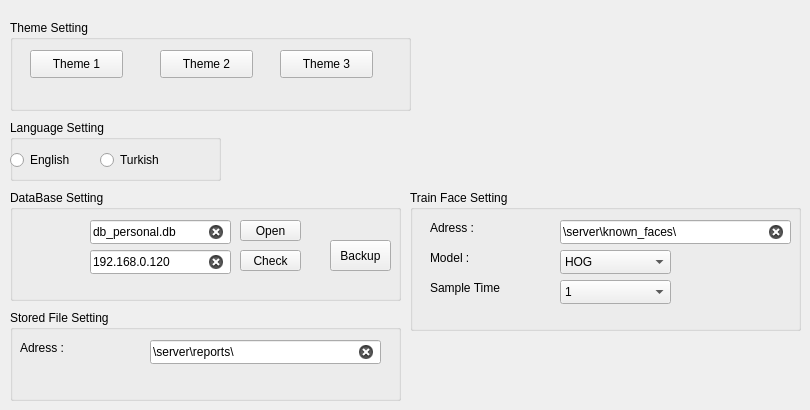
                <widget class="QWidget" name="tab_5">
                    <attribute name="title">
                        <string>Setting</string>
                    </attribute>
                    <widget class="QGroupBox" name="groupBox_2">
                        <property name="geometry">
                            <rect>
                                <x>10</x>
                                <y>20</y>
                                <width>401</width>
                                <height>91</height>
                            </rect>
                        </property>
                        <property name="title">
                            <string>Theme Setting</string>
                        </property>
                        <widget class="QPushButton" name="pushButton_3">
                            <property name="geometry">
                                <rect>
                                    <x>20</x>
                                    <y>30</y>
                                    <width>93</width>
                                    <height>28</height>
                                </rect>
                            </property>
                            <property name="text">
                                <string>Theme 1</string>
                            </property>
                        </widget>
                        <widget class="QPushButton" name="pushButton_4">
                            <property name="geometry">
                                <rect>
                                    <x>150</x>
                                    <y>30</y>
                                    <width>93</width>
                                    <height>28</height>
                                </rect>
                            </property>
                            <property name="text">
                                <string>Theme 2</string>
                            </property>
                        </widget>
                        <widget class="QPushButton" name="pushButton_5">
                            <property name="geometry">
                                <rect>
                                    <x>270</x>
                                    <y>30</y>
                                    <width>93</width>
                                    <height>28</height>
                                </rect>
                            </property>
                            <property name="text">
                                <string>Theme 3</string>
                            </property>
                        </widget>
                    </widget>
                    <widget class="QGroupBox" name="groupBox_3">
                        <property name="geometry">
                            <rect>
                                <x>10</x>
                                <y>120</y>
                                <width>211</width>
                                <height>61</height>
                            </rect>
                        </property>
                        <property name="title">
                            <string>Language Setting</string>
                        </property>
                        <widget class="QRadioButton" name="radioButton">
                            <property name="geometry">
                                <rect>
                                    <x>0</x>
                                    <y>30</y>
                                    <width>95</width>
                                    <height>20</height>
                                </rect>
                            </property>
                            <property name="text">
                                <string>English</string>
                            </property>
                        </widget>
                        <widget class="QRadioButton" name="radioButton_2">
                            <property name="geometry">
                                <rect>
                                    <x>90</x>
                                    <y>30</y>
                                    <width>95</width>
                                    <height>20</height>
                                </rect>
                            </property>
                            <property name="text">
                                <string>Turkish</string>
                            </property>
                        </widget>
                    </widget>
                    <widget class="QGroupBox" name="groupBox_4">
                        <property name="geometry">
                            <rect>
                                <x>10</x>
                                <y>190</y>
                                <width>391</width>
                                <height>111</height>
                            </rect>
                        </property>
                        <property name="title">
                            <string>DataBase Setting</string>
                        </property>
                        <widget class="QLineEdit" name="lineEdit_18">
                            <property name="geometry">
                                <rect>
                                    <x>80</x>
                                    <y>30</y>
                                    <width>141</width>
                                    <height>24</height>
                                </rect>
                            </property>
                            <property name="text">
                                <string>db_personal.db</string>
                            </property>
                            <property name="clearButtonEnabled">
                                <bool>true</bool>
                            </property>
                        </widget>
                        <widget class="QLineEdit" name="lineEdit_19">
                            <property name="geometry">
                                <rect>
                                    <x>80</x>
                                    <y>60</y>
                                    <width>141</width>
                                    <height>24</height>
                                </rect>
                            </property>
                            <property name="text">
                                <string>192.168.0.120</string>
                            </property>
                            <property name="clearButtonEnabled">
                                <bool>true</bool>
                            </property>
                        </widget>
                        <widget class="QPushButton" name="pushButton_25">
                            <property name="geometry">
                                <rect>
                                    <x>320</x>
                                    <y>50</y>
                                    <width>61</width>
                                    <height>31</height>
                                </rect>
                            </property>
                            <property name="text">
                                <string>Backup</string>
                            </property>
                        </widget>
                        <widget class="QPushButton" name="pushButton_26">
                            <property name="geometry">
                                <rect>
                                    <x>230</x>
                                    <y>30</y>
                                    <width>61</width>
                                    <height>21</height>
                                </rect>
                            </property>
                            <property name="text">
                                <string>Open</string>
                            </property>
                        </widget>
                        <widget class="QPushButton" name="pushButton_27">
                            <property name="geometry">
                                <rect>
                                    <x>230</x>
                                    <y>60</y>
                                    <width>61</width>
                                    <height>21</height>
                                </rect>
                            </property>
                            <property name="text">
                                <string>Check</string>
                            </property>
                        </widget>
                        <widget class="QLabel" name="label_29">
                            <property name="geometry">
                                <rect>
                                    <x>10</x>
                                    <y>30</y>
                                    <width>51</width>
                                    <height>61</height>
                                </rect>
                            </property>
                            <property name="text">
                                <string/>
                            </property>
                            <property name="pixmap">
                                <pixmap>images/sql.JPG</pixmap>
                            </property>
                            <property name="scaledContents">
                                <bool>true</bool>
                            </property>
                        </widget>
                    </widget>
                    <widget class="QGroupBox" name="groupBox_5">
                        <property name="geometry">
                            <rect>
                                <x>10</x>
                                <y>310</y>
                                <width>391</width>
                                <height>91</height>
                            </rect>
                        </property>
                        <property name="title">
                            <string>Stored File Setting</string>
                        </property>
                        <widget class="QLabel" name="label_39">
                            <property name="geometry">
                                <rect>
                                    <x>10</x>
                                    <y>30</y>
                                    <width>55</width>
                                    <height>16</height>
                                </rect>
                            </property>
                            <property name="text">
                                <string>Adress :</string>
                            </property>
                        </widget>
                        <widget class="QLineEdit" name="lineEdit_24">
                            <property name="geometry">
                                <rect>
                                    <x>140</x>
                                    <y>30</y>
                                    <width>231</width>
                                    <height>24</height>
                                </rect>
                            </property>
                            <property name="text">
                                <string>\server\reports\</string>
                            </property>
                            <property name="clearButtonEnabled">
                                <bool>true</bool>
                            </property>
                        </widget>
                    </widget>
                    <widget class="QGroupBox" name="groupBox_6">
                        <property name="geometry">
                            <rect>
                                <x>410</x>
                                <y>190</y>
                                <width>391</width>
                                <height>141</height>
                            </rect>
                        </property>
                        <property name="title">
                            <string>Train Face Setting</string>
                        </property>
                        <widget class="QLineEdit" name="lineEdit_20">
                            <property name="geometry">
                                <rect>
                                    <x>150</x>
                                    <y>30</y>
                                    <width>231</width>
                                    <height>24</height>
                                </rect>
                            </property>
                            <property name="text">
                                <string>\server\known_faces\</string>
                            </property>
                            <property name="clearButtonEnabled">
                                <bool>true</bool>
                            </property>
                        </widget>
                        <widget class="QComboBox" name="comboBox_5">
                            <property name="geometry">
                                <rect>
                                    <x>150</x>
                                    <y>60</y>
                                    <width>111</width>
                                    <height>24</height>
                                </rect>
                            </property>
                            <item>
                                <property name="text">
                                    <string>HOG</string>
                                </property>
                            </item>
                            <item>
                                <property name="text">
                                    <string>CNN</string>
                                </property>
                            </item>
                        </widget>
                        <widget class="QComboBox" name="comboBox_6">
                            <property name="geometry">
                                <rect>
                                    <x>150</x>
                                    <y>90</y>
                                    <width>111</width>
                                    <height>24</height>
                                </rect>
                            </property>
                            <item>
                                <property name="text">
                                    <string>1</string>
                                </property>
                            </item>
                            <item>
                                <property name="text">
                                    <string>2</string>
                                </property>
                            </item>
                            <item>
                                <property name="text">
                                    <string>3</string>
                                </property>
                            </item>
                            <item>
                                <property name="text">
                                    <string>4</string>
                                </property>
                            </item>
                            <item>
                                <property name="text">
                                    <string>5</string>
                                </property>
                            </item>
                            <item>
                                <property name="text">
                                    <string>6</string>
                                </property>
                            </item>
                        </widget>
                        <widget class="QLabel" name="label_30">
                            <property name="geometry">
                                <rect>
                                    <x>20</x>
                                    <y>30</y>
                                    <width>55</width>
                                    <height>16</height>
                                </rect>
                            </property>
                            <property name="text">
                                <string>Adress :</string>
                            </property>
                        </widget>
                        <widget class="QLabel" name="label_37">
                            <property name="geometry">
                                <rect>
                                    <x>20</x>
                                    <y>60</y>
                                    <width>55</width>
                                    <height>16</height>
                                </rect>
                            </property>
                            <property name="text">
                                <string>Model :</string>
                            </property>
                        </widget>
                        <widget class="QLabel" name="label_38">
                            <property name="geometry">
                                <rect>
                                    <x>20</x>
                                    <y>90</y>
                                    <width>91</width>
                                    <height>16</height>
                                </rect>
                            </property>
                            <property name="text">
                                <string>Sample Time</string>
                            </property>
                        </widget>
                    </widget>
                </widget>
